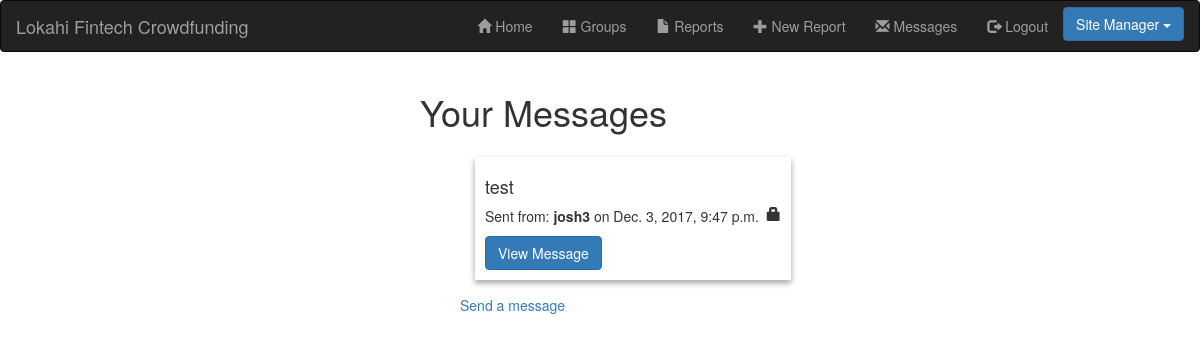
/app/messages/ (signed in), run on the app's committed database.
### app/models.py (models this page shows, shortened)
class Message(models.Model):
    time_stamp = models.DateTimeField(auto_now_add=True)
    message_subject = models.CharField(max_length = 200, blank = False)
    message_text = models.TextField(blank = False)
    encrypted = models.BooleanField(default = False)
    sender = models.ForeignKey(User, on_delete=models.CASCADE, related_name = 'sender')
    receiver = models.ForeignKey(User, on_delete=models.CASCADE, related_name = 'receiver')
    encrypted_message_text = models.BinaryField()
    should_display_unencrypted_message_text = models.BooleanField(default = False)
    class Meta:
       ordering = ['-time_stamp']
    def get_absolute_url(self):
        return reverse('message_detail', args=[str(self.id)])

### app/views.py (the view)
# urls.py: url(r'^messages/(?P<pk>\d+)$', views.message_detail.as_view(), name='message_detail'),
class messages(generic.ListView):
    model = Message
    paginate_by = 10
    context_object_name = 'messages'
    template_name = 'view_messages.html'
    def get_queryset(self):
        return Message.objects.filter(receiver=self.request.user)

### app/templatetags/user_tags.py (called while the page is built)
@register.filter('has_group')
def has_group(user, group_name):
    groups = user.groups.all().values_list('name', flat=True)
    return True if group_name in groups else False

### app/templates/view_messages.html
{% extends "base_generic.html" %}
{% block content %}
<h1>Your Messages</h1>
    {% if user.is_authenticated %}
        {% if messages %}
        <ul id="message_list">
        {% for message in messages %}
        <div id = "message_cards" class="card text-left">
            <div class="card-block">
              <h4 class="card-title">{{ message.message_subject }}</h4>
              {% if message.encrypted %}
              <p class="card-text">Sent from: <b>{{ message.sender }}</b> on {{ message.time_stamp }}
                &nbsp; <span class="glyphicon glyphicon-lock" style="float:right;"></span>
              </p>
              {% else %}
              <p class="card-text">Sent from: <b>{{ message.sender }}</b> on {{ message.time_stamp }}</p>
              {% endif %}
              <a href="{{ message.get_absolute_url }}" class="btn btn-primary">View Message</a>
            </div>
          </div>
        {% endfor %}
        {% else %}
        <p>You have no messages.</p>
        {% endif %}
        <a href='send_message'>Send a message</a>
        </ul>
    {% else %}
      <p>Your account doesn't have access to this page. To proceed,
        please login with an account that has access.</p>
    {% endif %}
{% endblock %}

### app/static/css/styles.css (style rules this page uses)
#message_cards { box-shadow: 0 3px 6px rgba(0,0,0,0.16), 0 3px 6px rgba(0,0,0,0.23); padding: 10px; margin: 15px; }
#message_list { position: absolute; }

### data on the page
Message: message_subject "test", sender "josh3", time_stamp "Dec. 3, 2017, 9:47 p.m."
